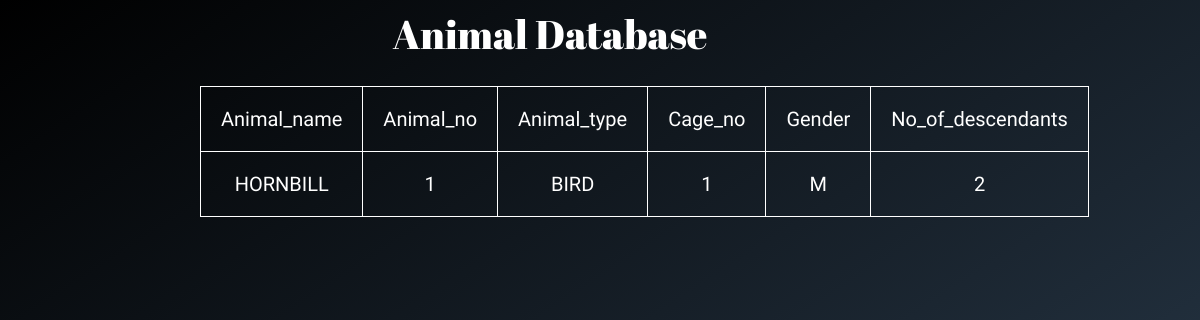
Screenshot of /show-details.php?id=1 with the database file from the repository.
### tables this page shows
CREATE TABLE `animals` (
  `animal_no` int(11) NOT NULL,
  `animal_type` varchar(30) NOT NULL,
  `gender` varchar(6) NOT NULL,
  `no_of_descendants` int(11) NOT NULL,
  `cage_no` int(11) NOT NULL,
  `animal_name` varchar(30) NOT NULL
);

### show-details.php (the view, shortened to what this page needs)
<html>
<link href="https://cdn.jsdelivr.net/npm/bootstrap@5.0.0-beta1/dist/css/bootstrap.min.css" rel="stylesheet">
<body>
  <h1> Animal Database </h1>
  <table>
    <tr>
      <td style="font-size: 20px">Animal_name</td>
      <td style="font-size: 20px">Animal_no</td>
      <td style="font-size: 20px">Animal_type</td>
      <td style="font-size: 20px">Cage_no</td>
      <td style="font-size: 20px">Gender</td>
      <td style="font-size: 20px">No_of_descendants</td>
      </tr>
    <?php
     include('config.php');
      $id = $_GET["id"];
    $sql = "SELECT *FROM animals WHERE animal_no = $id";
    $result = $db->query($sql);
    if ($result->num_rows > 0) {
        while($row = $result->fetch_assoc()) {
          ?>
          <tr>
              <td style="font-size: 20px"><?php echo $row["animal_name"]; ?></td>
              <td style="font-size: 20px"><?php echo $row["animal_no"]; ?></td>
              <td style="font-size: 20px"><?php echo $row["animal_type"]; ?></td>
              <td style="font-size: 20px"><?php echo $row["cage_no"]; ?></td>
              <td style="font-size: 20px"><?php echo $row["gender"]; ?></td>
              <td style="font-size: 20px"><?php echo $row["no_of_descendants"]; ?></td>
          </tr>
            <?php
          }
    } else {
        echo "0 results";
    }
    ?>
  </table>
</body>
</html>

### show-details.php (style rules this page uses)
body { font-family: "Work Sans", sans-serif; background-repeat: no-repeat; font-size: 30px; background-size: cover; background-image: url(https://images.unsplash.com/photo-1597852074816-d933c7d2b988?ixid=MXwxMjA3fDB8MHxwaG90by1wYWdlfHx8fGVufDB8fHw%3D&ixlib=rb-1.2.1&auto=format&fit=crop&w=1050&q=80); background-color: white; padding-left: 200px; background-color: #000000; background-image: linear-gradient(147deg, #000000 0%, #2c3e50 94%); padding-bottom:11% }
table, th, td { border: 1px solid white; padding: 20px; text-align: center; color: white; }
table { border-spacing: 25px; }
h1 { font-family: 'Abril Fatface', cursive; font-size: 2.5rem; color: white; text-align: center; padding-right: 300px; padding-top: 10px; padding-bottom: 20px; }

### rows the page displays
animals: animal_name "HORNBILL", animal_no "1", animal_type "BIRD", cage_no "1", gender "M", no_of_descendants "2"
